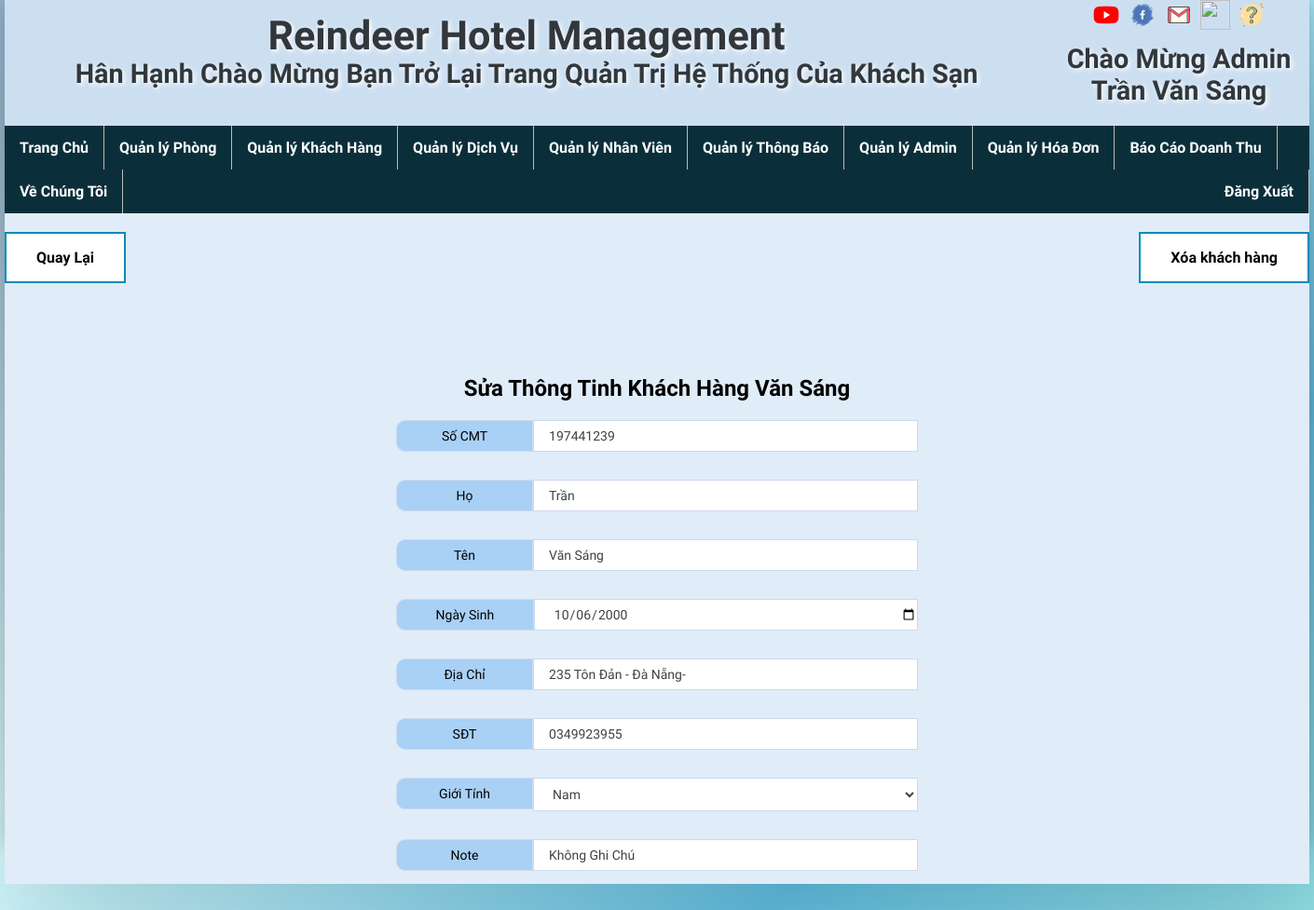
Screenshot of /index.php?url=KhachHang/SuaThongTinKH.php&maKH=1 (signed in) with the database file from the repository.
### tables this page shows
CREATE TABLE `khachhang` (
  `MaKH` int(20) NOT NULL,
  `SCMT` int(20) NOT NULL,
  `Ho` varchar(50) NOT NULL,
  `Ten` varchar(50) NOT NULL,
  `NgaySinh` date DEFAULT NULL,
  `DiaChi` varchar(250) DEFAULT NULL,
  `SDT` text NOT NULL,
  `GioiTinh` varchar(20) DEFAULT NULL,
  `NgayGN` datetime NOT NULL,
  `CNLanCuoi` datetime NOT NULL,
  `Note` varchar(250) DEFAULT NULL
);

### KhachHang/SuaThongTinKH.php (the view, shortened to what this page needs)
<?php
    $maKH=$_GET["maKH"];
    $sql = "SELECT * FROM khachhang WHERE MaKH=$maKH";
    $thucthi = mysqli_query($ketnoisql,$sql);
    $dulieu = mysqli_fetch_array($thucthi);
?>
<div class="thanhtrangthai">
    <a class='button button2' style="float:left" href="index.php?url=KhachHang/QuanLyKhachHang.php">Quay Lại</a>
    <a class='button button2'style='float:right' onclick=\"return confirm('Bạn có chắc chắn xóa mục này không?');\" href='index.php?url=KhachHang/XoaKH.php&maKH=<?php echo $dulieu[0]?>'>Xóa khách hàng</a>
</div>
<div class="noidung">
<h2>Sửa Thông Tinh Khách Hàng <?php echo $dulieu[3] ?> </h2>
<form action= "" method="Post">
    <div class="nhomform">
            <span>Số CMT</span>
            <input class="nhap" name='scmt' value="<?php echo $dulieu[1] ?>">
    </div>
    <div class="nhomform">
            <span>Họ</span>
            <input class="nhap" type="text" name='ho' value="<?php echo $dulieu[2] ?>">
    </div>
    <div class="nhomform">
            <span>Tên</span>
            <input class="nhap" type="text" name='ten' value="<?php echo $dulieu[3] ?>">
    </div>
    <div class="nhomform">
            <span>Ngày Sinh</span>
            <input class="nhap" type="date" name='ngaysinh' value="<?php echo $dulieu[4] ?>">
    </div>
    <div class="nhomform">
            <span>Địa Chỉ</span>
            <input class="nhap" type="text" name='diachi'  value="<?php echo $dulieu[5] ?>">
    </div>
    <div class="nhomform">
            <span>SĐT</span>
            <input class="nhap" type="tel" name='sdt' value="<?php echo $dulieu[6] ?>">
    </div>
    <div class="nhomform">
            <span>Giới Tính</span>
            <select class="nhap" name="gioi">
                <option value="Nam">Nam</option>
            </select>
    </div>
    <div class="nhomform">
            <span>Note</span>
            <input class="nhap" name='note' value="<?php echo $dulieu[10] ?>">
    </div>
</form>
</div>

### Css/style_bocuc.css (style rules this page uses)
* { font-family: 'Barlow Condensed', sans-serif; }
body { width: 1400px; height: 900px; margin: 0 auto; background-color: #504f53; box-shadow: 0 64px 128px 0 rgba(0, 12, 25, 0.2), 0 6px 20px 0 rgba(0, 0, 10, 0.19); background-image:linear-gradient(to bottom right, #95B1CB, #DDFFFF,#61BEDF,#ACF0E6) }
.button { background-color: #4CAF50; border: none; color: white; padding: 16px 32px; text-align: center; text-decoration: none; display: inline-block; transition-duration: 0.7s; cursor: pointer; font-weight: bold; margin-top: 20px }
.button2 { background-color: white; color: black; border: 2px solid #008CBA; }
.nhap { width: 100%; padding: 8px 16px; font-size: 14px; font-weight: 500; color: #3D4344; border: 1px solid #CDD9ED; background: #fff; }
.nhomform { display: flex; width: 100%; margin-bottom: 30px; }
span { width: 30%; height: 20%; text-align: center; padding: 8px 12px; font-size: 14px; color: black; background: #A9D0F5; border: 1px solid #CDD9ED; border-radius: 10px 0 0 10px; }
.nhap::placeholder { color: #CBD1DC; }
input[type="date"] { padding: 0px; padding-left: 20px; }

### KhachHang/SuaThongTinKH.php (style rules this page uses)
.thanhtrangthai { float: top; width: 100%; height: 20%; }
.noidung { margin: 30px auto; width: 40%; }

### rows the page displays
khachhang: Ten "Văn Sáng", scmt "197441239", ho "Trần", ten "Văn Sáng", ngaysinh "10/06/2000", diachi "235 Tôn Đản - Đà Nẵng-", sdt "0349923955", note "Không Ghi Chú"

### other values shown
$nameUser['fullname'] "Trần Văn Sáng"
